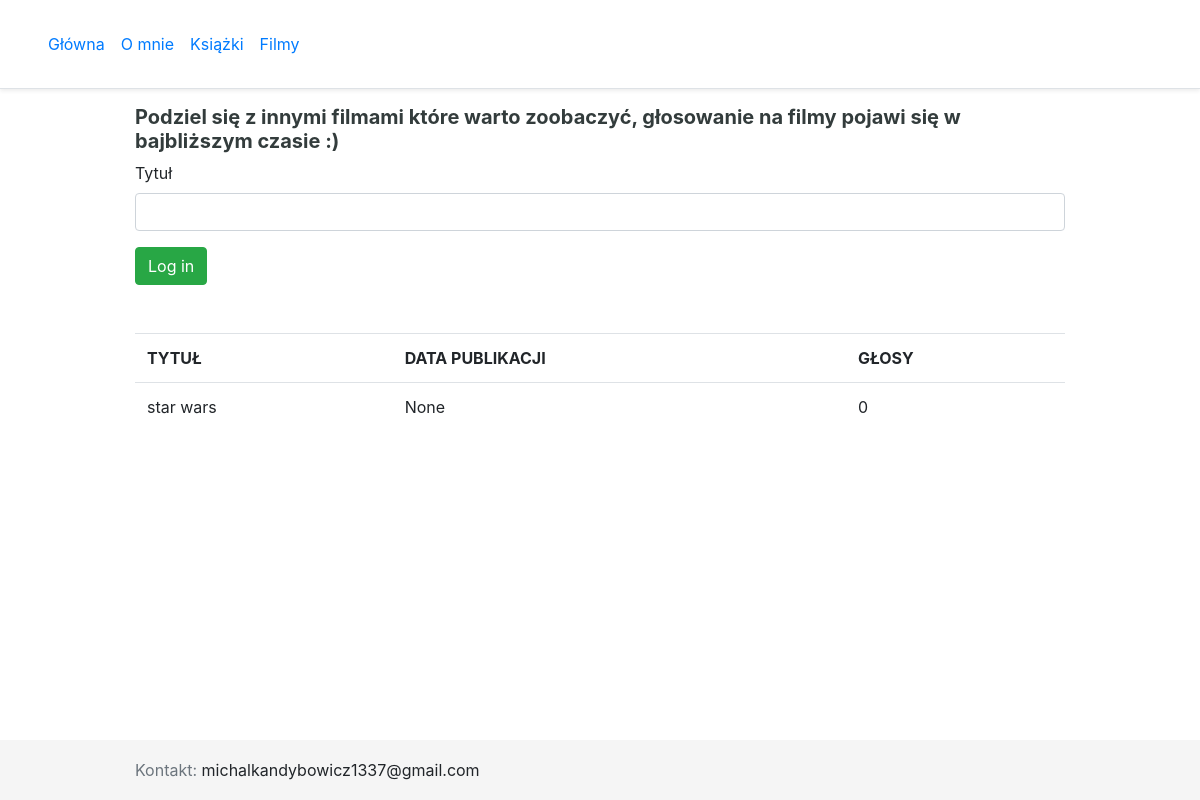
/movies, run on an earlier commit of the app's database.
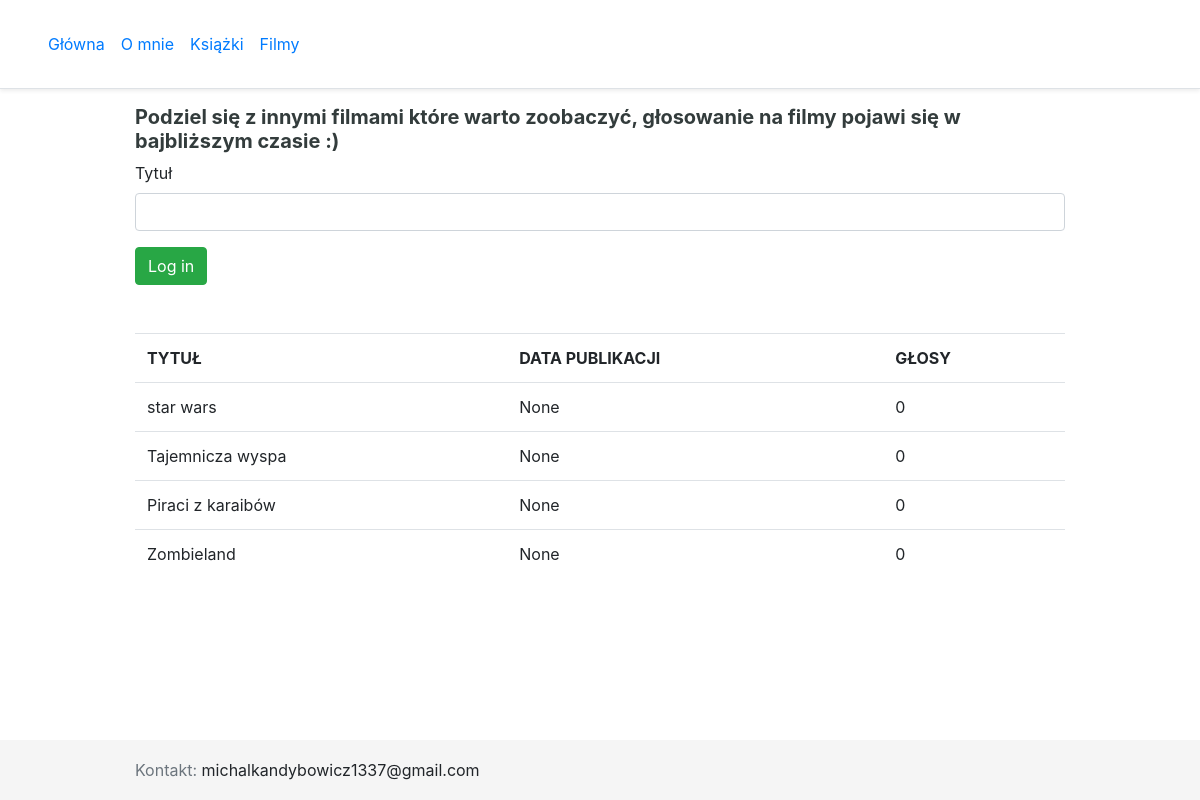
And on a later commit of the database.
### backend/models.py (models this page shows, shortened)
class Movie(models.Model):
    title = models.CharField(max_length=50, blank=True, null=True)
    votes = models.IntegerField(default=0)
    date_of_publication = models.DateField(null=True, blank=True)

### pages/views.py (the view, shortened to what this page needs)
# urls.py: path('movies', MovieListWithForm.as_view(), name='movies_list'),
class MovieListWithForm(ListView, ModelFormMixin):
    model = Movie
    form_class = MovieForm
    template_name = 'pages/movie_list.html'
    def get(self, request, *args, **kwargs):
        self.object = None
        self.form = self.get_form(self.form_class)
        return ListView.get(self, request, *args, **kwargs)
    def get_context_data(self, *args, **kwargs):
        context = super(MovieListWithForm, self).get_context_data(*args, **kwargs)
        context['form'] = self.form
        context['list'] = Movie.objects.all().order_by('votes')
        return context

### pages/forms.py (shortened to what this page needs)
class MovieForm(ModelForm):
    class Meta:
        model = Movie
        fields = ['title']
    def __init__(self, *args, **kwargs):
        super(MovieForm, self).__init__(*args, **kwargs)
        self.fields['title'].label = "Tytuł"

### templates/pages/movie_list.html (shortened to what this page needs)
{% extends '_base.html' %}
{% load crispy_forms_filters %}
{% load rest_framework %}
{% load static %}
{% block content %}
    <div>
        <p class="font-weight-bold h5" style="color:#333c3c">
            Podziel się z innymi filmami które warto zoobaczyć, głosowanie na filmy pojawi się w bajbliższym czasie :)
        </p>
    </div>
    <form method="post">
       {{ form|crispy }}
       <button class="btn btn-success" type="submit">
           Log in
       </button>
    </form>
    <br>
    <br>
    <table class="table">
        <tr>
            <th scope="col">TYTUŁ</th>
            <th scope="col">DATA PUBLIKACJI</th>
            <th scope="col">GŁOSY</th>
        </tr>
        {% for movie in list %}
            <tr>
                <td>{{ movie.title }}</td>
                <td>{{ movie.date_of_publication }}</td>
                <td>{{ movie.votes }}</td>
            </tr>
        {% endfor %}
    </table>
{% endblock content %}

### templates/_base.html (shortened to what this page needs)
{% load static %}
<!DOCTYPE html>
<html lang="en">
<head>
{% block css %}
<link rel="stylesheet" href="https://cdn.jsdelivr.net/npm/bootstrap@4.5.3/dist/css/bootstrap.min.css">
<link rel="stylesheet" href="{% static 'css/base.css' %}">
{% endblock %}
</head>
<body>
  <main role="main">
    <div class="d-flex flex-column flex-md-row align-items-center p-3 px-md-4 mb-3 bg-white border-bottom shadow-sm">
        <nav class="navbar navbar-expand-sm bg-white">
            <ul class="navbar-nav">
            <li class="nav-item">
              <a class="nav-link" href="{% url 'home' %}">Główna</a>
            </li>
            <li class="nav-item">
               <a class="nav-link" href="{% url 'about' %}">O mnie</a>
            </li>
            <li class="nav-item">
                <a class="nav-link" href="{% url 'books_list' %}">Książki</a>
            </li>
            <li class="nav-item">
                <a class="nav-link" href="{% url 'movies_list' %}">Filmy</a>
            </li>
            </ul>
        </nav>
    </div>
  </main>
  <div class="container">
    {% block content %}{% endblock content %}
  </div>
  <footer class="footer">
      <div class="container">
          <span class="text-muted">Kontakt: </span>
          <span style="unicode-bidi: bidi-override; direction: rtl;">moc.liamg@7331zciwobydnaklahcim</span>
      </div>
  </footer>
</body>
</html>

### static/css/base.css (style rules this page uses)
html { position: relative; min-height: 100%; font-size: 14px; }
@media (min-width: 768px) { html { font-size: 16px; } }
body { margin-bottom: 60px; }
.container { max-width: 960px; }
.footer { position: absolute; bottom: 0; width: 100%; height: 60px; line-height: 60px; background-color: #f5f5f5; }

What changed in the data, as far as the page shows it:
added Movie: title "Tajemnicza wyspa", date_of_publication "None", votes "0"
added Movie: title "Piraci z karaibów", date_of_publication "None", votes "0"
added Movie: title "Zombieland", date_of_publication "None", votes "0"
